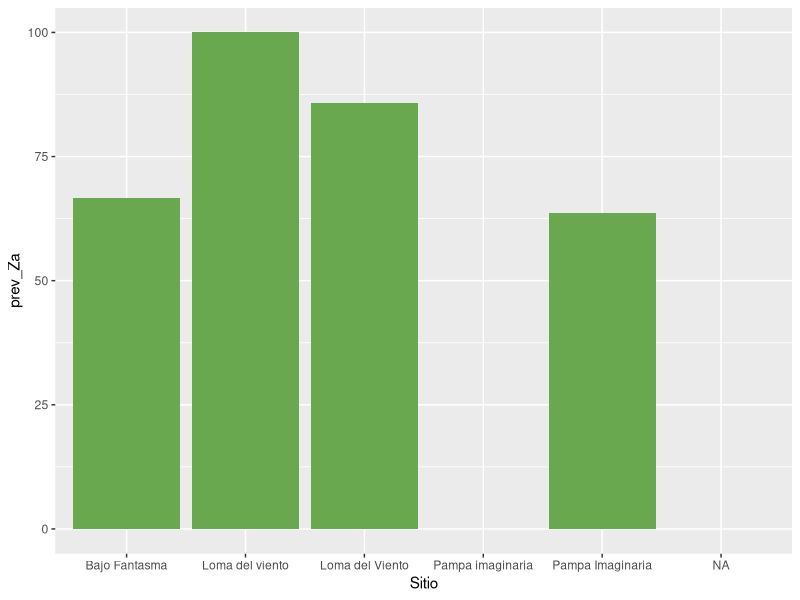
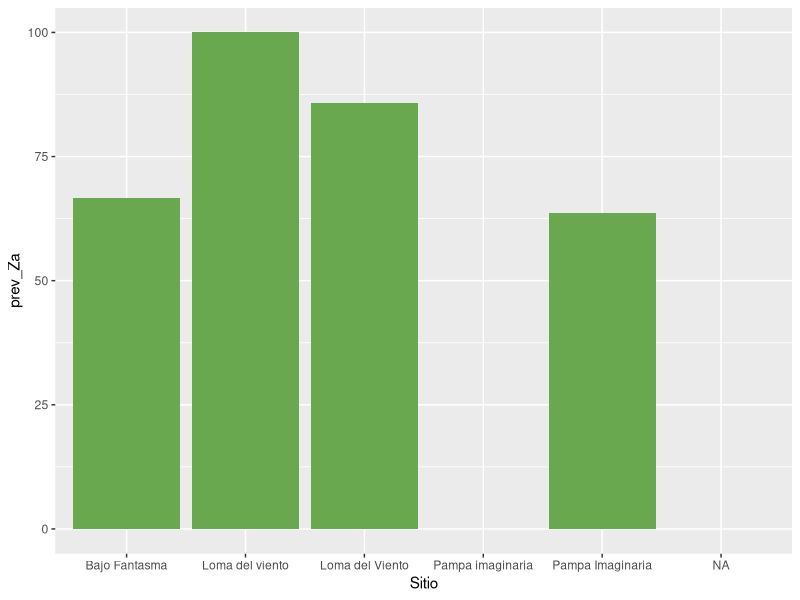

Here is the R script that generated these plots, in order:
# ANALISIS prevalencia visitantes florales
# M.  - abril 2024 (corregido)

setwd("C:/Users/usuario/Desktop/nota plantas")
library(readxl)
library(dplyr)
library(ggplot2)

datos <- read_excel("Datos_campo_plantas_COMPLETO.xlsx", skip = 1)
names(datos)

# arreglo a mano los sitios
datos$Sitio[datos$Sitio == "loma del viento"] <- "Loma del Viento"
datos$Sitio[datos$Sitio == "L. del Viento"] <- "Loma del Viento"
datos$Sitio[datos$Sitio == "bajo fantasma"] <- "Bajo Fantasma"
datos$Sitio[datos$Sitio == "P. Imaginaria"] <- "Pampa Imaginaria"

# saco la planta con 999
datos <- datos[-c(10, 14), ]  # tambien la 14??

datos$`Z. aurea` <- as.numeric(datos$`Z. aurea`)

# prevalencia
prev <- datos %>%
  group_by(Sitio) %>%
  summarise(prev_Za = mean(`Z. aurea` > 0, na.rm = TRUE) * 100,
            abund_Za = mean(`Z. aurea`, na.rm = TRUE))
prev
# copiar a la tabla del word!!

ggplot(prev, aes(Sitio, prev_Za)) + geom_col(fill = "#6AA84F")
ggsave("grafico prevalencia nuevo.png")
